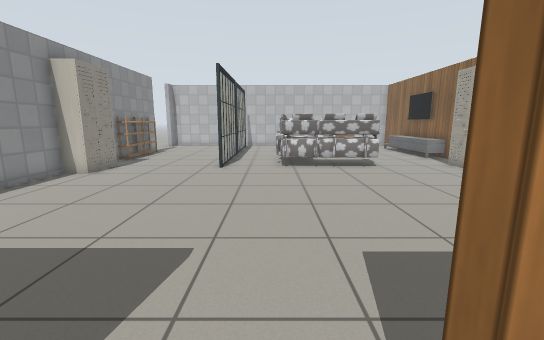
View 1 (above)

24 first-person views from a walk through a world built for the Gazebo simulator. The camera is 1 m above the floor, tilts 10° down and sees 90° across. Floor lines are 1 m apart. The floor is counted in squares, 0.5 m on a side. Each view is taken from the middle of a square. On the plan, view 1 faces up. The plan holds only what a view shows up to about 16 squares ahead; the rest is blank. Robots are left out. Gazebo's built-in surfaces are drawn with simple patterns.

View 2
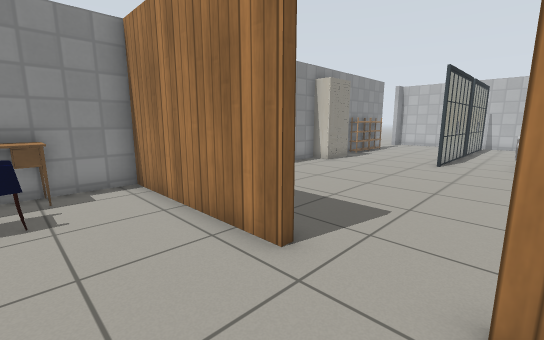

View 3
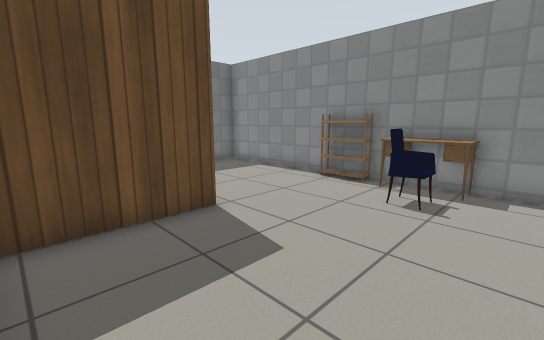

View 4
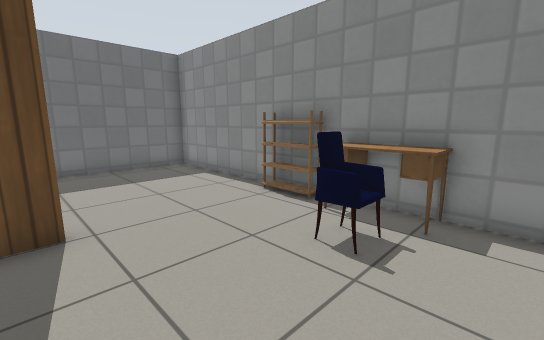

View 5
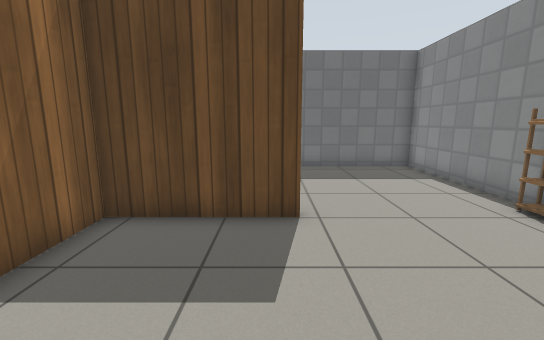

View 6
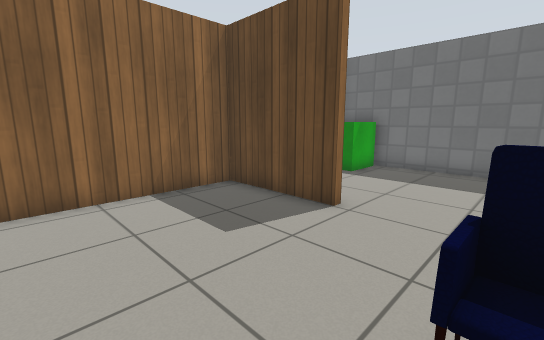

View 7
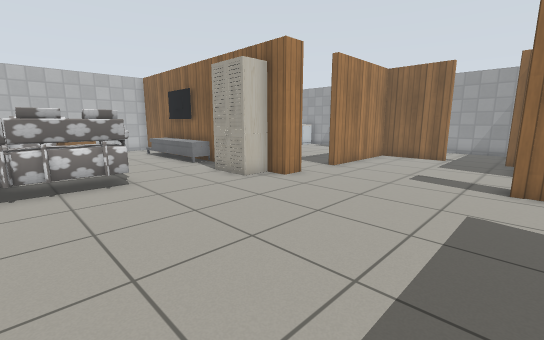

View 8
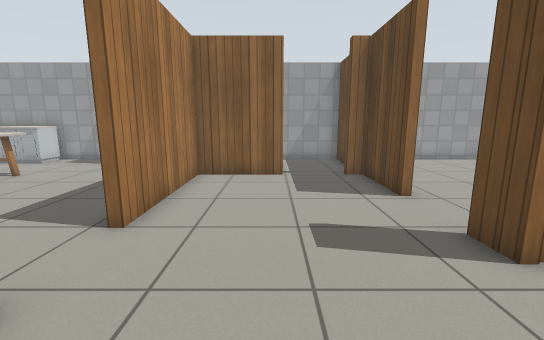

View 9
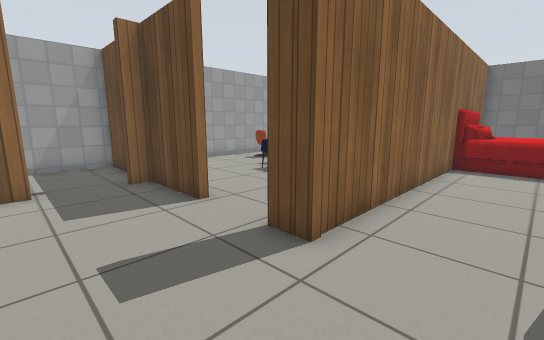

View 10
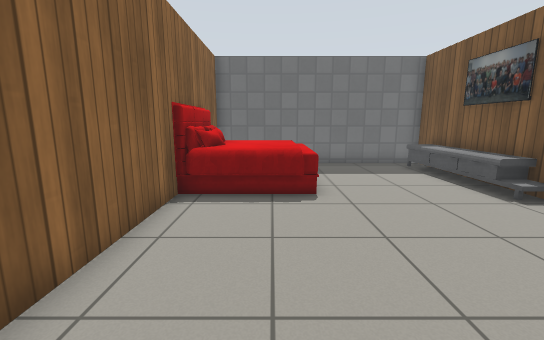

View 11
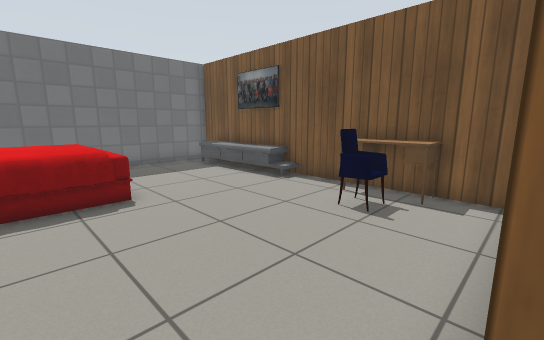

View 12
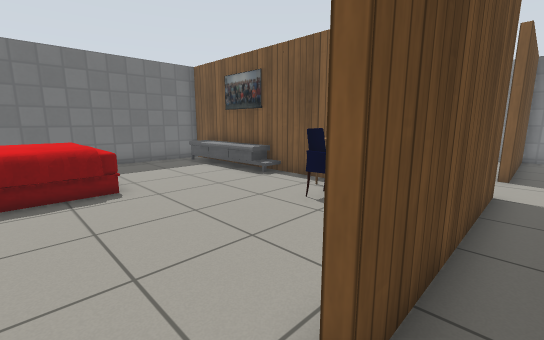

View 13
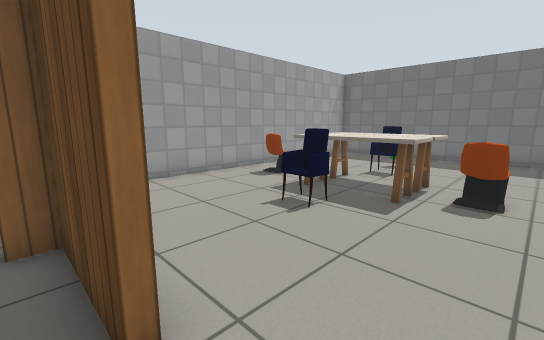

View 14
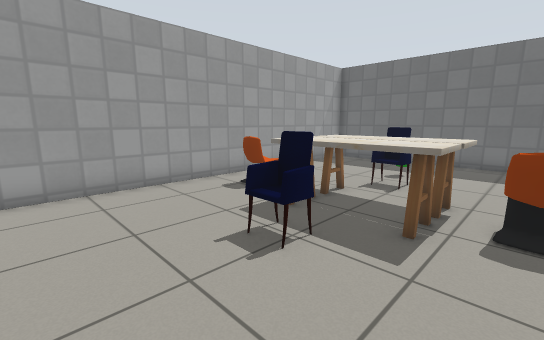

View 15
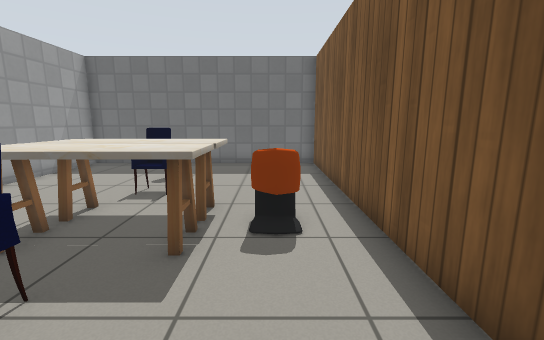

View 16
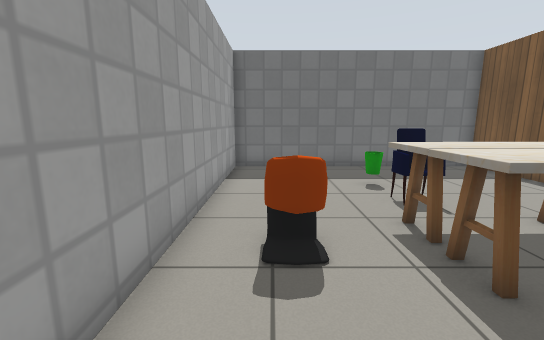

View 17
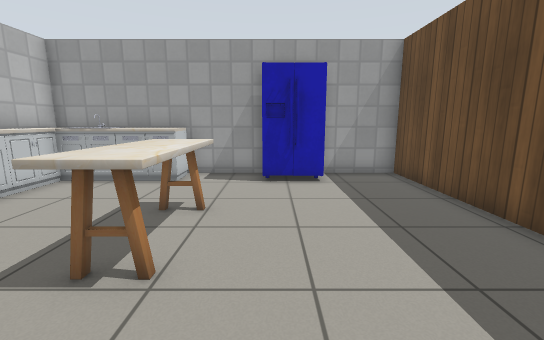

View 18
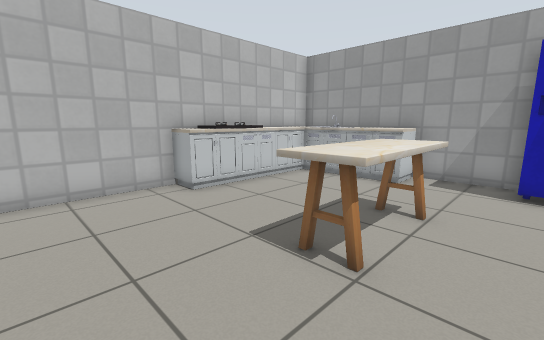

View 19
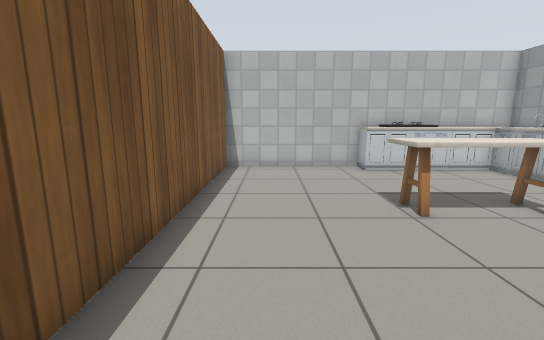

View 20
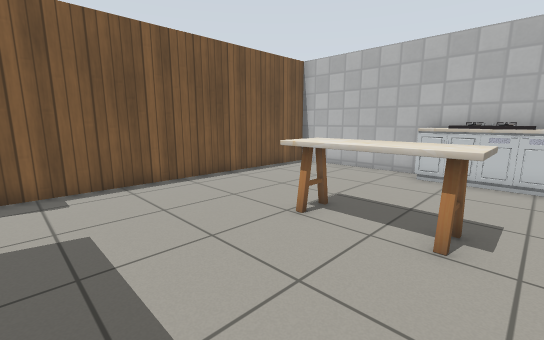

View 21
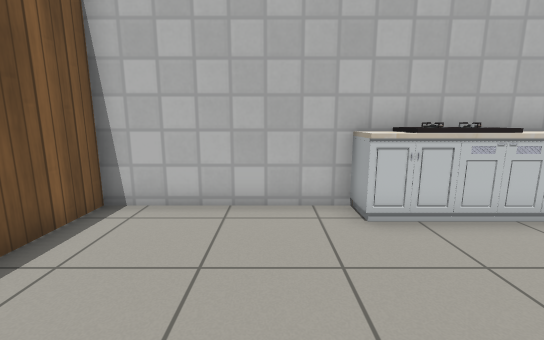

View 22
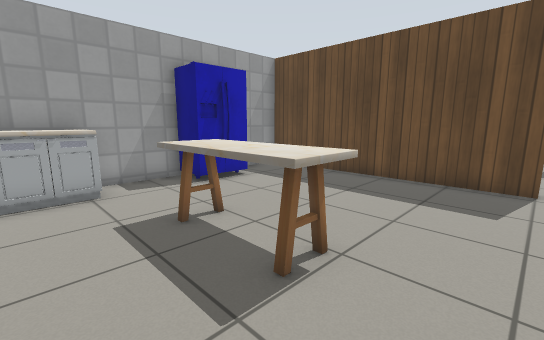

View 23
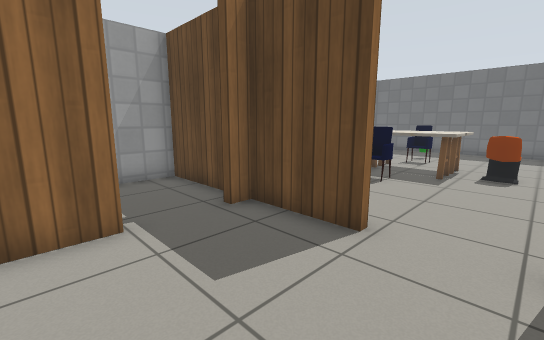

View 24
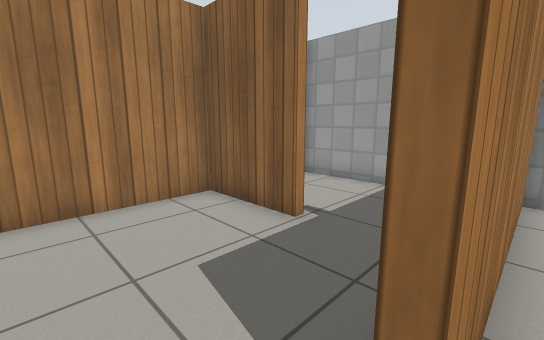

### Floor plan
Key: @ floor where view 1 was taken; # wall or solid block; . floor; C TV cabinet; R shoe rack; L door leaf; S sofa; W wardrobe; E desk; H chair; T TV; K kitchen cabinet; I kitchen table; B bed; F fridge; O other object.
Columns run from 8 left of view 1 to 23 right of it. Each row starts with its distance up from view 1.
 24           ####    ######
 23                   #.....KOOOKKK#
 22            S      #.....KOOOKKK#
 21           SSS     #..........KK#
 20                  C#..........KK#
 19                ..T#..........KK#
 18       L..      ..T#....IIII...K#
 17       L..   O ...T#....IIII....#
 16 R.... L..S  OO...C#............#
 15 R.....L..S  .....C#..........FF#
 14 #.....L..SS   ....#..........F.#
 13  .....L.SSSSSS...W#...........F#
 12  W....L..SSSS.....#............#
 11 #W...............W#............#
 10 #.................#..###########
  9 #..........................#...#
  8 #..........................#...#
  7  ..........................#...#
  6  ..............................#
  5   .............................#
  4    ........................#...#
  3     .......  .......#...########
  2 #...................#..........#
  1 #######..########...#..........#
  0 #.......@.#.........#..........#
 -1 #.........#E........#....H.....#
 -2 EHH.......EHH.......#....H.....#
 -3 EE........#E........#..IIII....#
 -4 #.........#.........#.HIIII.HH.#
 -5 R.........#.........#..IIII....#
 -6 #.....####CC.....BBB#..........#
 -7 #......   CC....BBBB#....HH....#
 -8 #.......  TC....BBBB#..........#
 -9 #.......  CC....BBBB#.....O....#
-10 #.......O CC.... BBB#..........#
-11 #.......O CC....    #..........#
-12 ########OO######################

Positions as (right, up) in squares from view 1, and headings:
1: (0, 0), facing up
2: (1, -2), facing up-left
3: (1, 0), facing down-left
4: (-2, 0), facing down-left
5: (-2, 0), facing down
6: (-6, 0), facing down-right
7: (2, 3), facing up-right
8: (8, 7), facing right
9: (9, 7), facing down-right
10: (9, 1), facing down
11: (10, 1), facing down-left
12: (10, 2), facing down-left
13: (13, 4), facing down-right
14: (14, 2), facing down-right
15: (14, 1), facing down
16: (21, 0), facing down
17: (12, 15), facing right
18: (12, 15), facing up-right
19: (12, 11), facing up
20: (19, 12), facing up-left
21: (14, 17), facing up
22: (13, 20), facing down-right
23: (13, 8), facing down-right
24: (14, 3), facing up-right
